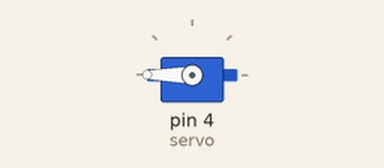
This sketch was run on a simulated Arduino Uno, built with avr-gcc and run on an emulated ATmega328P. Shown: servo.

Above: at 2.05 s.
At 6.0 s:
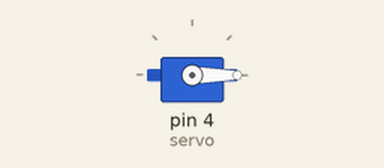
Timing chart, 0 to 7.2 s (numbered marks = the images above):
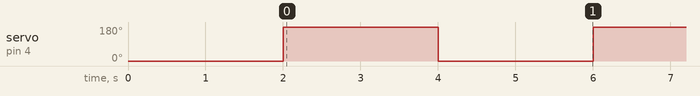

Measured:
- by itself, servo on pin 4 (servo): alternates 180° for 2.0 s and 0° for 2.0 s

The sketch:

servo_apr19a.ino
```cpp
#include <Servo.h>
Servo servo;

void setup() {
  // put your setup code here, to run once:
  servo.attach(4);
  servo.write(0);

  delay(2000);
}

void loop() {
  // for (int i = 0; i < 180; i++){
  //   servo.write(i);
  // }
  // for (int i = 180; i >= 0; i--){
  //   servo.write(i);
  // }
  servo.write(180);
  delay(2000);
  servo.write(0);
  delay(2000);
}
```
